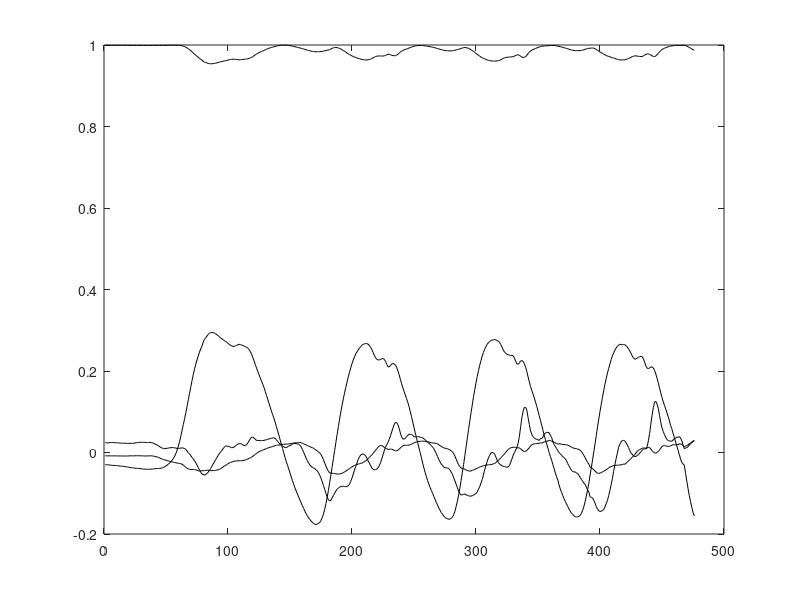

This chart was generated by the following MATLAB code: (Note: this script raises an error after producing the figure.)
%% demo_rot_kin

clear
close all
clc

seq = 'yzx';

%%

% load vars
load('rot_kin_vars.mat')

% plot noisy quaternions
f = figure;
plot(q(1,:),'k')
hold on
plot(q(2,:),'k')
plot(q(3,:),'k')
plot(q(4,:),'k')

% convert to euler, smooth, convert back
e = convq(q,'yzx');
ef = bwfilt(e,6,100,'low',4);
q = conveuler(ef,'yzx','q');

% compare
plot(q(1,:),'r-')
hold on
plot(q(2,:),'r-')
plot(q(3,:),'r-')
plot(q(4,:),'r-')

waitfor(f)

%% 

% convert
dcm = convq(q,'dcm');
dc = dcm2dc(dcm);
e = convq(q,seq);

% get w
[~,wbd,~,dcdot] = diffdcm(dcm,1,t,5);
[edot,wbe] = diffeuler(e,seq,1,t,5);
[qdot,wbq] = diffq(q,1,t,5);

ok = questdlg('Next shows the body frame ang rate is same for all diff_ fxns','diff_ test','ok','ok');

% compare
f = figure;
for k = 1:3
    subplot(3,1,k)
    plot(wbd(k,:))
    hold on
    plot(wbe(k,:))
    plot(wbq(k,:),'k')
end
legend('w body dcm','w body euler','w body q')
waitfor(f)

% all are same, now pick one as true
wb = wbd;

% rotate wb to world frame
wwd = dcmrot(dcm,wb);
wwq = qrot(q,wb);
wwe = eulerot(e,seq,wb);

ok = questdlg('Next shows the world frame ang rate is same using any rotator (_rot fxns)','_rot test','ok','ok');

% compare
f = figure;
for k = 1:3
    subplot(3,1,k)
    plot(wwd(k,:))
    hold on
    plot(wwe(k,:))
    plot(wwq(k,:),'k')
end
legend('w world dcm','w world euler','w world q')
waitfor(f)

% all are same, now pick one as true
ww = wwd;

%% test all jacobian matrices (and inverses) for b2w rotators

b2w = 1;
n = size(ww,2);

%% case 1: rotator is b2w, deriv to ww

inbody = 0;
invertJ = 0;

Jq = qjac(q,b2w,inbody,invertJ);
Jd = dcjac(dc,b2w,inbody,invertJ);
Je = eulerjac(e,seq,b2w,inbody,invertJ);

wwq = zeros(3,n);
wwd = wwq;
wwe = wwq;
for k = 1:n
    wwq(:,k) = Jq(:,:,k) * qdot(:,k);
    wwd(:,k) = Jd(:,:,k) * dcdot(:,k);
    wwe(:,k) = Je(:,:,k) * edot(:,k);
end

ok = questdlg('Case 1, quaternion: b2w, deriv to world','jacobian test','ok','ok');

% compare quaternion
f = figure;
for k = 1:3
    subplot(3,1,k)
    hold on
    plot(ww(k,:),'k')
    plot(wwq(k,:),'r--')
end
waitfor(f)

ok = questdlg('Case 1, direction cosines: b2w, deriv to world','jacobian test','ok','ok');

% compare dc
f = figure;
for k = 1:3
    subplot(3,1,k)
    hold on
    plot(ww(k,:),'k')
    plot(wwd(k,:),'r--')
end
waitfor(f)

ok = questdlg('Case 1, euler angles: b2w, deriv to world','jacobian test','ok','ok');

% compare euler
f = figure;
for k = 1:3
    subplot(3,1,k)
    hold on
    plot(ww(k,:),'k')
    plot(wwe(k,:),'r--')
end
waitfor(f)

%% case 2: rotator is b2w, deriv to wb

inbody = 1;
invertJ = 0;

Jq = qjac(q,b2w,inbody,invertJ);
Jd = dcjac(dc,b2w,inbody,invertJ);
Je = eulerjac(e,seq,b2w,inbody,invertJ);

ok = questdlg('Case 2, quaternion: b2w, deriv to body','jacobian test','ok','ok');

wbq = zeros(3,n);
wbd = wbq;
wbe = wbq;
for k = 1:n
    wbq(:,k) = Jq(:,:,k) * qdot(:,k);
    wbd(:,k) = Jd(:,:,k) * dcdot(:,k);
    wbe(:,k) = Je(:,:,k) * edot(:,k);
end

% compare quaternion
f = figure;
for k = 1:3
    subplot(3,1,k)
    hold on
    plot(wb(k,:),'k')
    plot(wbq(k,:),'r--')
end
waitfor(f)

ok = questdlg('Case 2, direction cosines: b2w, deriv to body','jacobian test','ok','ok');

% compare dc
f = figure;
for k = 1:3
    subplot(3,1,k)
    hold on
    plot(wb(k,:),'k')
    plot(wbd(k,:),'r--')
end
waitfor(f)

ok = questdlg('Case 2, euler angles: b2w, deriv to body','jacobian test','ok','ok');

% compare euler
f = figure;
for k = 1:3
    subplot(3,1,k)
    hold on
    plot(wb(k,:),'k')
    plot(wbe(k,:),'r--')
end
waitfor(f)

%% case 3: rotator is b2w, wb to deriv

inbody = 1;
invertJ = 1;

Jq = qjac(q,b2w,inbody,invertJ);
Jd = dcjac(dc,b2w,inbody,invertJ);
Je = eulerjac(e,seq,b2w,inbody,invertJ);

qdotj = zeros(4,n);
dcdotj = zeros(9,n);
edotj = zeros(3,n);
for k = 1:n
    qdotj(:,k) = Jq(:,:,k) * wb(:,k);
    dcdotj(:,k) = Jd(:,:,k) * wb(:,k);
    edotj(:,k) = Je(:,:,k) * wb(:,k);
end

ok = questdlg('Case 3, quaternion: b2w, body to deriv','jacobian test','ok','ok');

% compare quaternion
f = figure;
for k = 1:4
    subplot(4,1,k)
    plot(qdot(k,:),'k')
    hold on
    plot(qdotj(k,:),'r--')
end
waitfor(f)

ok = questdlg('Case 3, direction cosines: b2w, body to deriv','jacobian test','ok','ok');

% compare dc
f = figure;
for k = 1:9
    subplot(3,3,k)
    plot(dcdot(k,:),'k')
    hold on
    plot(dcdotj(k,:),'r--')
end
waitfor(f)

ok = questdlg('Case 3, euler angles: b2w, body to deriv','jacobian test','ok','ok');

% compare euler
f = figure;
for k = 1:3
    subplot(3,1,k)
    plot(edot(k,:),'k')
    hold on
    plot(edotj(k,:),'r--')
end
waitfor(f)

%% case 4: rotator is b2w, ww to deriv

inbody = 0;
invertJ = 1;

Jq = qjac(q,b2w,inbody,invertJ);
Jd = dcjac(dc,b2w,inbody,invertJ);
Je = eulerjac(e,seq,b2w,inbody,invertJ);

qdotj = zeros(4,n);
dcdotj = zeros(9,n);
edotj = zeros(3,n);
for k = 1:n
    qdotj(:,k) = Jq(:,:,k) * ww(:,k);
    dcdotj(:,k) = Jd(:,:,k) * ww(:,k);
    edotj(:,k) = Je(:,:,k) * ww(:,k);
end

ok = questdlg('Case 4, quaternion: b2w, world to deriv','jacobian test','ok','ok');

% compare quaternion
f = figure;
for k = 1:4
    subplot(4,1,k)
    plot(qdot(k,:),'k')
    hold on
    plot(qdotj(k,:),'r--')
end
waitfor(f)

ok = questdlg('Case 4, direction cosines: b2w, world to deriv','jacobian test','ok','ok');

% compare dc
f = figure;
for k = 1:9
    subplot(3,3,k)
    plot(dcdot(k,:),'k')
    hold on
    plot(dcdotj(k,:),'r--')
end
waitfor(f)

ok = questdlg('Case 4, euler angles: b2w, world to deriv','jacobian test','ok','ok');

% compare euler
f = figure;
for k = 1:3
    subplot(3,1,k)
    plot(edot(k,:),'k')
    hold on
    plot(edotj(k,:),'r--')
end
waitfor(f)

%% test all jacobian matrices (and inverses) for w2b rotators

b2w = 0;

% invert rotators
q_ = qconj(q);
dcm_ = invdcm(dcm);
dc_ = invdc(dc);
[e_,seq_] = inveuler(e,seq);

% get derivs
qdot_ = diffq(q_,b2w,t,5);
[~,~,~,dcdot_] = diffdcm(dcm_,b2w,t,5);
edot_ = diffeuler(e_,seq_,b2w,t,5);

%% case 5: rotator is w2b, deriv to ww

inbody = 0;
invertJ = 0;

Jq = qjac(q_,b2w,inbody,invertJ);
Jd = dcjac(dc_,b2w,inbody,invertJ);
Je = eulerjac(e_,seq_,b2w,inbody,invertJ);

wwq = zeros(3,n);
wwd = wwq;
wwe = wwq;
for k = 1:n
    wwq(:,k) = Jq(:,:,k) * qdot_(:,k);
    wwd(:,k) = Jd(:,:,k) * dcdot_(:,k);
    wwe(:,k) = Je(:,:,k) * edot_(:,k);
end

ok = questdlg('Case 5, quaternion: w2b, deriv to world','jacobian test','ok','ok');

% compare quaternion
f = figure;
for k = 1:3
    subplot(3,1,k)
    hold on
    plot(ww(k,:),'k')
    plot(wwq(k,:),'r--')
end
waitfor(f)

ok = questdlg('Case 5, direction cosines: w2b, deriv to world','jacobian test','ok','ok');

% compare dc
f = figure;
for k = 1:3
    subplot(3,1,k)
    hold on
    plot(ww(k,:),'k')
    plot(wwd(k,:),'r--')
end
waitfor(f)

ok = questdlg('Case 5, euler angles: w2b, deriv to world','jacobian test','ok','ok');

% compare euler
f = figure;
for k = 1:3
    subplot(3,1,k)
    hold on
    plot(ww(k,:),'k')
    plot(wwe(k,:),'r--')
end
waitfor(f)

%% case 6: rotator is w2b, deriv to wb

inbody = 1;
invertJ = 0;

Jq = qjac(q_,b2w,inbody,invertJ);
Jd = dcjac(dc_,b2w,inbody,invertJ);
Je = eulerjac(e_,seq_,b2w,inbody,invertJ);

wbq = zeros(3,n);
wbd = wbq;
wbe = wbq;
for k = 1:n
    wbq(:,k) = Jq(:,:,k) * qdot_(:,k);
    wbd(:,k) = Jd(:,:,k) * dcdot_(:,k);
    wbe(:,k) = Je(:,:,k) * edot_(:,k);
end

ok = questdlg('Case 6, quaternion: w2b, deriv to body','jacobian test','ok','ok');

% compare quaternion
f = figure;
for k = 1:3
    subplot(3,1,k)
    hold on
    plot(wb(k,:),'k')
    plot(wbq(k,:),'r--')
end
waitfor(f)

ok = questdlg('Case 6, direction cosines: w2b, deriv to body','jacobian test','ok','ok');

% compare dc
f = figure;
for k = 1:3
    subplot(3,1,k)
    hold on
    plot(wb(k,:),'k')
    plot(wbd(k,:),'r--')
end
waitfor(f)

ok = questdlg('Case 6, euler angles: w2b, deriv to body','jacobian test','ok','ok');

% compare euler
f = figure;
for k = 1:3
    subplot(3,1,k)
    hold on
    plot(wb(k,:),'k')
    plot(wbe(k,:),'r--')
end
waitfor(f)

%% case 7: rotator is w2b, wb to deriv

inbody = 1;
invertJ = 1;

Jq = qjac(q_,b2w,inbody,invertJ);
Jd = dcjac(dc_,b2w,inbody,invertJ);
Je = eulerjac(e_,seq_,b2w,inbody,invertJ);

qdotj = zeros(4,n);
dcdotj = zeros(9,n);
edotj = zeros(3,n);
for k = 1:n
    qdotj(:,k) = Jq(:,:,k) * wb(:,k);
    dcdotj(:,k) = Jd(:,:,k) * wb(:,k);
    edotj(:,k) = Je(:,:,k) * wb(:,k);
end

ok = questdlg('Case 7, quaternion: w2b, body to deriv','jacobian test','ok','ok');

% compare quaternion
f = figure;
for k = 1:4
    subplot(4,1,k)
    plot(qdot_(k,:),'k')
    hold on
    plot(qdotj(k,:),'r--')
end
waitfor(f)

ok = questdlg('Case 7, direction cosines: w2b, body to deriv','jacobian test','ok','ok');

% compare dc
f = figure;
for k = 1:9
    subplot(3,3,k)
    plot(dcdot_(k,:),'k')
    hold on
    plot(dcdotj(k,:),'r--')
end
waitfor(f)

ok = questdlg('Case 7, euler angles: w2b, body to deriv','jacobian test','ok','ok');

% compare euler
f = figure;
for k = 1:3
    subplot(3,1,k)
    plot(edot_(k,:),'k')
    hold on
    plot(edotj(k,:),'r--')
end
waitfor(f)

%% case 8: rotator is w2b, ww to deriv

inbody = 0;
invertJ = 1;

Jq = qjac(q_,b2w,inbody,invertJ);
Jd = dcjac(dc_,b2w,inbody,invertJ);
Je = eulerjac(e_,seq_,b2w,inbody,invertJ);

qdotj = zeros(4,n);
dcdotj = zeros(9,n);
edotj = zeros(3,n);
for k = 1:n
    qdotj(:,k) = Jq(:,:,k) * ww(:,k);
    dcdotj(:,k) = Jd(:,:,k) * ww(:,k);
    edotj(:,k) = Je(:,:,k) * ww(:,k);
end

ok = questdlg('Case 8, quaternion: w2b, world to deriv','jacobian test','ok','ok');

% compare quaternion
f = figure;
for k = 1:4
    subplot(4,1,k)
    plot(qdot_(k,:),'k')
    hold on
    plot(qdotj(k,:),'r--')
end
waitfor(f)

ok = questdlg('Case 8, direction cosines: w2b, world to deriv','jacobian test','ok','ok');

% compare dc
f = figure;
for k = 1:9
    subplot(3,3,k)
    plot(dcdot_(k,:),'k')
    hold on
    plot(dcdotj(k,:),'r--')
end
waitfor(f)

ok = questdlg('Case 8, euler angles: w2b, world to deriv','jacobian test','ok','ok');

% compare euler
f = figure;
for k = 1:3
    subplot(3,1,k)
    plot(edot_(k,:),'k')
    hold on
    plot(edotj(k,:),'r--')
end
waitfor(f)
